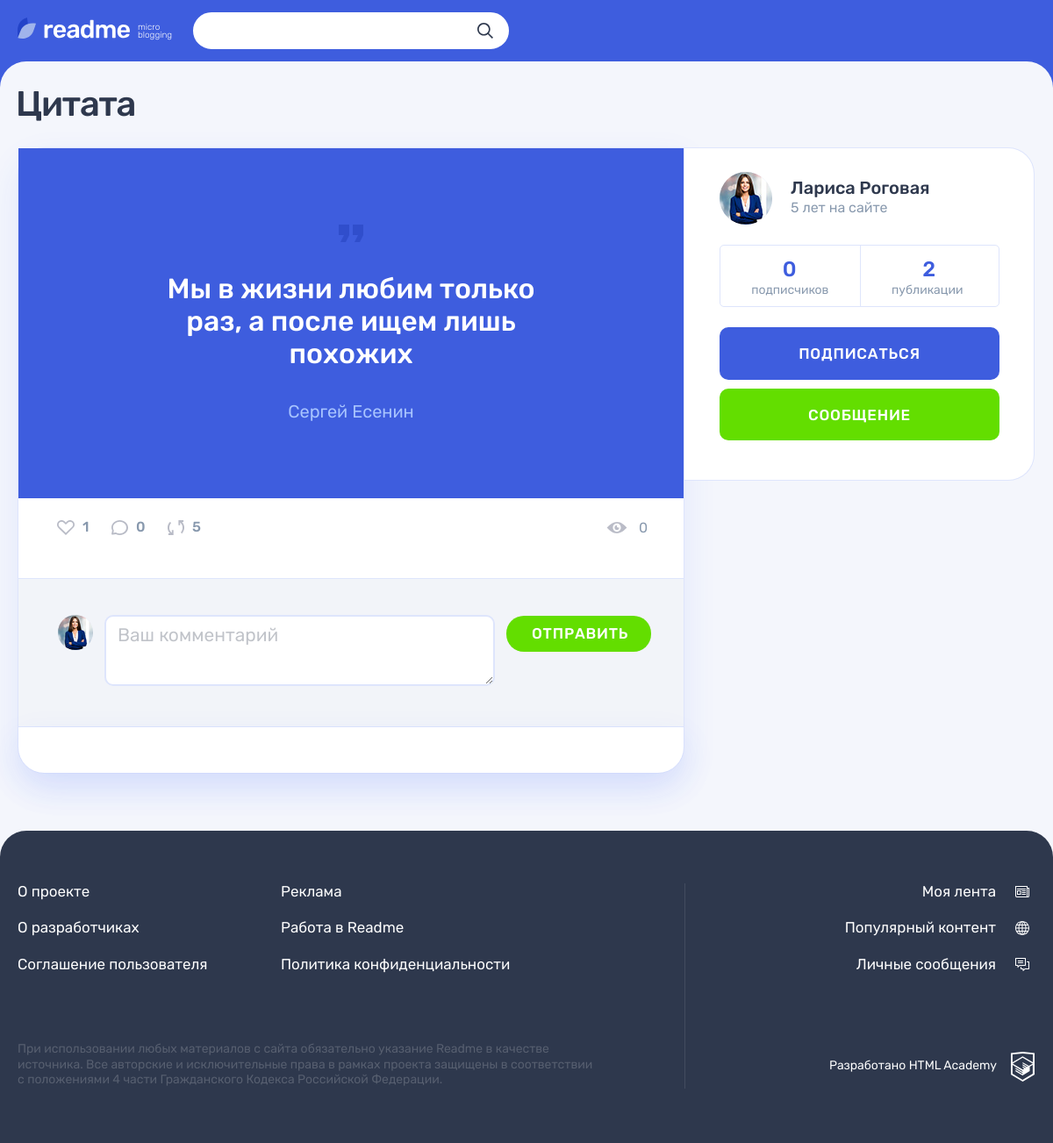
/post.php?id=1 (signed in), run on the app's committed database.
### tables this page shows
CREATE TABLE post (
	id INT UNSIGNED AUTO_INCREMENT PRIMARY KEY,
	dt_add TIMESTAMP NOT NULL DEFAULT CURRENT_TIMESTAMP(),
	title VARCHAR(128) NOT NULL,
	text_content TEXT,
	quote_author VARCHAR(128),
	image_path VARCHAR(128),
	video_path VARCHAR(128),
	link VARCHAR(128),
	show_count INT UNSIGNED NOT NULL DEFAULT 0,
	is_repost BOOLEAN NOT NULL DEFAULT 0,
	author_id INT UNSIGNED NOT NULL,
	content_type_id INT UNSIGNED NOT NULL,
	FOREIGN KEY (author_id) REFERENCES user(id),
	FOREIGN KEY (content_type_id) REFERENCES content_type(id)
);

CREATE TABLE input (
	id INT UNSIGNED AUTO_INCREMENT PRIMARY KEY,
	label VARCHAR(128),
	type VARCHAR(128),
	name VARCHAR(128) NOT NULL,
	placeholder VARCHAR(128),
	required BOOLEAN
);

CREATE TABLE user (
	id INT UNSIGNED AUTO_INCREMENT PRIMARY KEY,
	dt_add TIMESTAMP NOT NULL DEFAULT CURRENT_TIMESTAMP(),
	email VARCHAR(128) NOT NULL,
	login VARCHAR(128) NOT NULL,
	password CHAR(64) NOT NULL,
	avatar_path VARCHAR(128),
	UNIQUE INDEX email(email)
);

### helpers.php (called while the page is built, shortened)
<?php
function get_noun_plural_form(int $number, string $one, string $two, string $many): string
{
    $number = (int)$number;
    $mod10 = $number % 10;
    $mod100 = $number % 100;
    switch (true) {
        case ($mod10 >= 2 && $mod10 <= 4):
            return $two;
        default:
            return $many;
    }
}
function include_template($name, array $data = [])
{
    $name = 'templates/' . $name;
    extract($data);
    require $name;
    $result = ob_get_clean();
    return $result;
}

### functions.php (called while the page is built, shortened)
<?php
function get_mysqli_result(mysqli $link, string $sql, string $result_type = 'all') {
    if (!$result = mysqli_query($link, $sql)) {
        update_errors_log($link, $sql, 'mysql_errors.txt');
        http_response_code(500);
        exit;
    } elseif ($result_type === 'all') {
        $result = mysqli_fetch_all($result, MYSQLI_ASSOC);
    } elseif ($result_type === 'assoc') {
        $result = mysqli_fetch_assoc($result);
    }
    return $result;
}
function esc(string $str) : string {
    $text = htmlspecialchars($str);
    return $text;
}
function get_likes_count(mysqli $link, int $post) : int {
    $sql = "SELECT COUNT(*) FROM post_like WHERE post_id = $post";
    $result = get_mysqli_result($link, $sql, 'assoc');
    return $result['COUNT(*)'];
}
function get_comment_count(mysqli $link, int $post) : int {
    $sql = "SELECT COUNT(*) FROM comment WHERE post_id = $post";
    $result = get_mysqli_result($link, $sql, 'assoc');
    return $result['COUNT(*)'];
}
function get_subscriber_count(mysqli $link, int $user, $numeric_value = false) : string {
    $sql = "SELECT COUNT(*) FROM subscription WHERE user_id = $user";
    $result = get_mysqli_result($link, $sql, 'assoc');
    if ($numeric_value) {
        return $result['COUNT(*)'];
    }
    return get_noun_plural_form($result['COUNT(*)'], ' подписчик', ' подписчика', ' подписчиков');
}
function get_publication_count(mysqli $link, int $user, $numeric_value = false) : string {
    $sql = "SELECT COUNT(*) FROM post WHERE author_id = $user";
    $result = get_mysqli_result($link, $sql, 'assoc');
    if ($numeric_value) {
        return $result['COUNT(*)'];
    }
    return get_noun_plural_form($result['COUNT(*)'], ' публикация', ' публикации', ' публикаций');
}

### templates/post-details.php (the view, shortened to what this page needs)
<div class="container">
    <h1 class="page__title page__title--publication"><?= esc($post['title']) ?></h1>
    <section class="post-details">
        <div class="post-details__wrapper post-<?= esc($post['class_name']) ?>">
            <div class="post-details__main-block post post--details" style="border-top-right-radius: 0;">
                <?php if ($post['class_name'] == 'quote'): ?>
                <div class="post__main">
                    <?= include_template('inc/post-quote.php', ['post' => $post]) ?>
                </div>
                <?php elseif ($post['class_name'] == 'link'): ?>
                <?= include_template('inc/post-link.php', ['post' => $post]) ?>
                <?php elseif ($post['class_name'] == 'photo'): ?>
                <?= include_template('inc/post-photo.php', ['post' => $post]) ?>
                <?php elseif ($post['class_name'] == 'video'): ?>
                <?= include_template('inc/post-video.php', ['post' => $post]) ?>
                <?php elseif ($post['class_name'] == 'text'): ?>
                <div class="post__main" style="padding: 32px 0; border-bottom: 1px solid #dee5fc;">
                    <?= include_template('inc/post-text.php', ['post' => $post]) ?>
                </div>
                <?php endif; ?>
                <div class="post__indicators">
                    <div class="post__buttons">
                        <a class="post__indicator post__indicator--likes button" href="#" title="Лайк">
                            <svg class="post__indicator-icon" width="20" height="17">
                                <use xlink:href="#icon-heart"></use>
                            </svg>
                            <span><?= get_likes_count($link, $post['id']) ?></span>
                        </a>
                        <a class="post__indicator post__indicator--comments button" href="#" title="Комментарии">
                            <svg class="post__indicator-icon" width="19" height="17">
                                <use xlink:href="#icon-comment"></use>
                            </svg>
                            <span><?= get_comment_count($link, $post['id']) ?></span>
                        </a>
                        <a class="post__indicator post__indicator--repost button" href="#" title="Репост">
                            <svg class="post__indicator-icon" width="19" height="17">
                                <use xlink:href="#icon-repost"></use>
                            </svg>
                            <span>5</span>
                        </a>
                    </div>
                    <span class="post__view"><?= esc($post['show_count']) ?></span>
                </div>
                <div class="comments">
                    <form class="comments__form form" action="/post.php?id=<?= esc($post['id']) ?>" method="post">
                        <div class="comments__my-avatar">
                            <?php if (!empty($_SESSION['user']['avatar_path'])): ?>
                            <?php $style = 'width: 40px; height: 40px; object-fit: cover;'; ?>
                            <img style="<?= $style ?>" class="comments__picture" src="uploads/<?= esc($_SESSION['user']['avatar_path']) ?>" width="40" height="40" alt="Аватар пользователя">
                            <?php endif; ?>
                        </div>
                        <?php $input = $inputs['comment'] ?>
                        <?php $classname = isset($errors[$input['name']][0]) ? ' form__input-section--error' : ''; ?>
                        <div class="form__input-section<?= $classname ?>">
                            <textarea class="comments__textarea form__textarea form__input" name="<?= esc($input['name']) ?>" placeholder="<?= esc($input['placeholder']) ?>"></textarea>
                        </div>
                        <button class="comments__submit button button--green" type="submit">Отправить</button>
                    </form>
                    <div class="comments__list-wrapper">
                    </div>
                </div>
            </div>
            <div class="post-details__user user">
                <div class="post-details__user-info user__info">
                    <a class="post-details__avatar-link user__avatar-link" href="#">
                        <div class="post-details__avatar user__avatar">
                            <?php if (!empty($post['avatar_path'])): ?>
                            <?php $style = 'width: 60px; height: 60px; object-fit: cover;'; ?>
                            <img style="<?= $style ?>" class="post-details__picture user__picture" src="uploads/<?= esc($post['avatar_path']) ?>" alt="Аватар пользователя">
                            <?php endif; ?>
                        </div>
                    </a>
                    <div class="post-details__name-wrapper user__name-wrapper">
                        <a class="post-details__name user__name" href="#">
                            <span><?= esc($post['author']) ?></span>
                        </a>
                        <time class="post-details__time user__time" datetime="2014-03-20">5 лет на сайте</time>
                    </div>
                </div>
                <div class="post-details__rating user__rating">
                    <p class="post-details__rating-item user__rating-item user__rating-item--subscribers">
                        <span class="post-details__rating-amount user__rating-amount"><?= get_subscriber_count($link, $post['author_id'], true) ?></span>
                        <span class="post-details__rating-text user__rating-text"><?= get_subscriber_count($link, $post['author_id']) ?></span>
                    </p>
                    <p class="post-details__rating-item user__rating-item user__rating-item--publications">
                        <span class="post-details__rating-amount user__rating-amount"><?= get_publication_count($link, $post['author_id'], true) ?></span>
                        <span class="post-details__rating-text user__rating-text"><?= get_publication_count($link, $post['author_id']) ?></span>
                    </p>
                </div>
                <div class="post-details__user-buttons user__buttons">
                    <button class="user__button user__button--subscription button button--main" type="button">Подписаться</button>
                    <a class="user__button user__button--writing button button--green" href="#">Сообщение</a>
                </div>
            </div>
        </div>
    </section>
</div>

### templates/inc/post-quote.php
<blockquote>
    <p><?= nl2br(esc($post['text_content']), false) ?></p>
    <cite><?= esc($post['quote_author']) ?></cite>
</blockquote>

### templates/layout.php (shortened to what this page needs)
<!DOCTYPE html>
<html lang="ru">
<head>
    <link rel="stylesheet" href="css/main.css">
</head>
<body class="page">
<header class="header">
    <div class="header__wrapper container">
        <div class="header__logo-wrapper">
            <a class="header__logo-link" href="main.html">
                <img class="header__logo" src="img/logo.svg" alt="Логотип readme" width="128" height="24">
            </a>
            <p class="header__topic">
                micro blogging
            </p>
        </div>
        <?php if ($_SERVER['PHP_SELF'] != '/register.php'): ?>
        <form class="header__search-form form" action="#" method="get">
            <div class="header__search">
                <input class="header__search-input form__input" type="search">
                <button class="header__search-button button" type="submit">
                    <svg class="header__search-icon" width="18" height="18">
                        <use xlink:href="#icon-search"></use>
                    </svg>
                </button>
            </div>
        </form>
        <?php endif; ?>
    </div>
</header>
<section class="page__main page__main--<?= $page_main_class ?>">
    <?= $page_content ?>
</section>
<footer class="footer">
    <div class="footer__wrapper">
        <div class="footer__container container">
            <div class="footer__site-info">
                <div class="footer__site-nav">
                    <ul class="footer__info-pages">
                        <li class="footer__info-page">
                            <a class="footer__page-link" href="#">О проекте</a>
                        </li>
                        <li class="footer__info-page">
                            <a class="footer__page-link" href="#">Реклама</a>
                        </li>
                        <li class="footer__info-page">
                            <a class="footer__page-link" href="#">О разработчиках</a>
                        </li>
                        <li class="footer__info-page">
                            <a class="footer__page-link" href="#">Работа в Readme</a>
                        </li>
                        <li class="footer__info-page">
                            <a class="footer__page-link" href="#">Соглашение пользователя</a>
                        </li>
                        <li class="footer__info-page">
                            <a class="footer__page-link" href="#">Политика конфиденциальности</a>
                        </li>
                    </ul>
                </div>
                <p class="footer__license">
                    При использовании любых материалов с сайта обязательно указание Readme в качестве источника. Все авторские и исключительные права в рамках проекта защищены в соответствии с положениями 4 части Гражданского Кодекса Российской Федерации.
                </p>
            </div>
            <div class="footer__my-info">
                <ul class="footer__my-pages">
                    <li class="footer__my-page footer__my-page--feed">
                        <a class="footer__page-link" href="feed.html">Моя лента</a>
                    </li>
                    <li class="footer__my-page footer__my-page--popular">
                        <a class="footer__page-link" href="popular.html">Популярный контент</a>
                    </li>
                    <li class="footer__my-page footer__my-page--messages">
                        <a class="footer__page-link" href="messages.html">Личные сообщения</a>
                    </li>
                </ul>
                <div class="footer__copyright">
                    <a class="footer__copyright-link" href="#">
                        <span>Разработано HTML Academy</span>
                        <svg class="footer__copyright-logo" width="27" height="34">
                            <use xlink:href="#icon-htmlacademy"></use>
                        </svg>
                    </a>
                </div>
            </div>
        </div>
    </div>
</footer>
</body>
</html>

### post.php (shortened to what this page needs)
<?php
require_once('init.php');
$post_id = filter_input(INPUT_GET, 'id');
settype($post_id, 'integer');
$sql = 'SELECT i.* FROM input i '
     . 'INNER JOIN form_input fi ON fi.input_id = i.id '
     . 'INNER JOIN form f ON f.id = fi.form_id '
     . "WHERE f.name = 'comments'";
$form_inputs = get_mysqli_result($link, $sql);
$input_names = array_column($form_inputs, 'name');
$form_inputs = array_combine($input_names, $form_inputs);
$errors = [];
$sql = 'SELECT p.*, u.login AS author, u.avatar_path, ct.class_name FROM post p '
     . 'INNER JOIN user u ON u.id = p.author_id '
     . 'INNER JOIN content_type ct ON ct.id = p.content_type_id '
     . "WHERE p.id = $post_id";
$post = get_mysqli_result($link, $sql, 'assoc');
$post['details'] = true;
$sql = 'SELECT * FROM hashtag h '
     . 'INNER JOIN post_hashtag ph ON ph.hashtag_id = h.id '
     . 'INNER JOIN post p ON p.id = ph.post_id '
     . "WHERE p.id = $post_id";
$hashtags = get_mysqli_result($link, $sql);
$sql = 'SELECT c.*, u.login, u.avatar_path FROM comment c '
     . 'INNER JOIN user u ON u.id = c.author_id '
     . "WHERE post_id = $post_id "
     . 'ORDER BY c.dt_add DESC';
$comments = get_mysqli_result($link, $sql);
$page_content = include_template('post-details.php', [
    'inputs' => $form_inputs,
    'errors' => $errors,
    'link' => $link,
    'post' => $post,
    'hashtags' => $hashtags,
    'comments' => $comments
]);
$layout_content = include_template('layout.php', [
    'page_main_class' => 'publication',
    'title' => 'readme: публикация',
    'page_content' => $page_content
]);
print($layout_content);

### data on the page
post: title "Цитата", text_content "Мы в жизни любим только раз, а после ищем лишь похожих", quote_author "Сергей Есенин", id "1", show_count "0", author.avatar_path (picture), author.login "Лариса Роговая"
input: comment "Ваш комментарий"

### other printed values
get_comment_count($link, $post['id']) "0"
get_subscriber_count($link, $post['author_id'], true) "0"
get_subscriber_count($link, $post['author_id']) "подписчиков"
get_publication_count($link, $post['author_id'], true) "2"
get_publication_count($link, $post['author_id']) "публикации"
